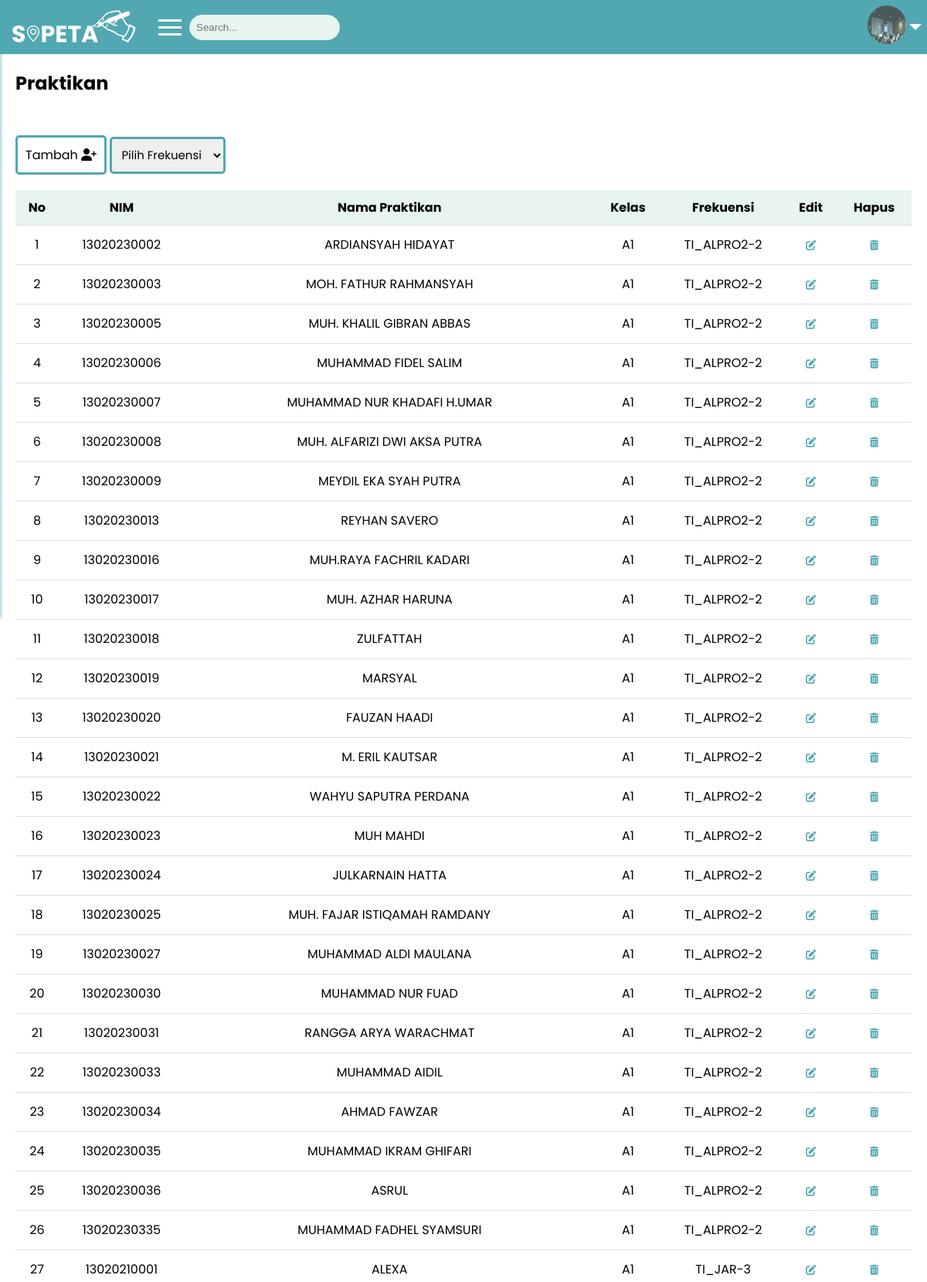
/public/praktikan (signed in, upper part), run on the app's committed database.
### tables this page shows
CREATE TABLE `mst_praktikan` (
  `id_praktikan` int(11) NOT NULL,
  `nim_praktikan` varchar(11) NOT NULL,
  `nama_praktikan` varchar(50) NOT NULL,
  `id_user` int(11) NOT NULL,
  `id_frekuensi` int(11) NOT NULL,
  `jk` enum('Laki-laki','Perempuan') DEFAULT NULL,
  `prodi` enum('Teknik Informatika','Sisitem Informasi') DEFAULT NULL,
  `email` varchar(50) DEFAULT NULL,
  `no_hp` varchar(20) DEFAULT NULL
);

CREATE TABLE `mst_dosen` (
  `id_dosen` int(11) NOT NULL,
  `nip_dosen` varchar(20) NOT NULL,
  `nama_dosen` varchar(50) NOT NULL,
  `id_matkul` int(11) NOT NULL,
  `kelas` char(5) NOT NULL
);

CREATE TABLE `trx_frekuensi` (
  `id_frekuensi` int(11) NOT NULL,
  `nama_frekuensi` varchar(15) NOT NULL,
  `id_dosen` int(11) NOT NULL,
  `id_asisten1` int(11) NOT NULL,
  `id_asisten2` int(11) NOT NULL
);

### app/controllers/Praktikan.php (called while the page is built, shortened)
<?php
class Praktikan extends Controller {
    public function index(){
        $data['judul'] = 'Praktikan';
        try {
        $data['praktikan'] = $this->model('Praktikan_model')->getAllPraktikan();
        } catch (\Throwable $th) {
            echo $th;
        }
        $this->view('praktikan/index', $data);
    }
}

### app/core/App.php (called while the page is built, shortened)
<?php
class App {
    protected $method = 'index';
    protected $params = [];
    public function __construct() {
        $this->controller = new $this->controller;
        call_user_func_array([$this->controller, $this->method], $this->params);
    }
}

### public/index.php (called while the page is built, shortened)
<?php
$app = new App;

### app/core/Database.php (called while the page is built, shortened)
<?php
class Database {
    private $host = DB_HOST;
    private $user = DB_USER;
    private $password = DB_PASS;
    private $dbname = DB_NAME;
    private $dbh;
    private $stmt;
    public function __construct(){
        $dsn = 'mysql:host=' . $this->host . ';dbname=' . $this->dbname;
        $option = [
            PDO::ATTR_PERSISTENT => true,
            PDO::ATTR_ERRMODE => PDO::ERRMODE_EXCEPTION
        ];
        try {
            $this->dbh = new PDO($dsn, $this->user, $this->password, $option);
        } catch (PDOException $e) {
            die($e->getMessage());
        }
    }
    public function query($query){
        $this->stmt = $this->dbh->prepare($query);
    }
    public function bind($param, $value, $type = null){
        if(is_null($type)){
            switch(true){
                case is_int($value) :
                    $type = PDO::PARAM_INT;
                    break;
                case is_null($value) :
                    $type = PDO::PARAM_NULL;
                    break;
            }
        }
        $this->stmt->bindValue($param, $value, $type);
    }
    public function execute(){
        $this->stmt->execute();
    }
    public function resultSet(){
        $this->execute();
        return $this->stmt->fetchAll(PDO::FETCH_ASSOC);
    }
    public function single(){
        $this->execute();
        return $this->stmt->fetch(PDO::FETCH_ASSOC);
    }
}

### app/models/Praktikan_model.php (called while the page is built, shortened)
<?php
class Praktikan_model {
    private $db;
    public function __construct(){
        $this->db = new Database;
    }
    public function getAllPraktikan(){
        try {
            $this->db->query('SELECT mst_praktikan.*, mst_user.*, trx_frekuensi.* FROM  mst_praktikan
            LEFT JOIN mst_user ON mst_praktikan.id_user = mst_user.id_user
            LEFT JOIN trx_frekuensi ON mst_praktikan.id_frekuensi = trx_frekuensi.id_frekuensi');
            return $this->db->resultSet();
        } catch (\Throwable $th) {
            echo 'Error: ' . $th->getMessage();
        }
    }
        public function getFrekuensiById($id_frekuensi) {
            try {
                $this->db->query("SELECT * FROM trx_frekuensi WHERE id_frekuensi = :id_frekuensi");
                $this->db->bind(':id_frekuensi', $id_frekuensi);
                return $this->db->single();
            } catch (\Throwable $th) {
                echo 'Error: ' . $th->getMessage();
            }
        }
        public function getKelasById($kelas) {
            $query = "SELECT kelas FROM mst_dosen WHERE id_dosen = :id_dosen";
            $this->db->query($query);
            $this->db->bind('id_dosen', $kelas);
            return $this->db->single();
        }
}

### app/views/praktikan/index.php (the view, shortened to what this page needs)
<?php if ($_SESSION['role'] == 'Administrator') { ?>
<div class="content">
    <h2 style="margin-top: 70px;">Praktikan</h2>
    <div class="crud-praktikan">
        <a href="#" class="crud tambah-crud" onclick="openTambahModal()">Tambah <i class="fa fa-user-plus"></i></a>
        <select style="width:150px;height:48px;border: 3px solid #51A8B1;border-radius:5px;font-family:poppins;font-size:15px" id="inputFrekuensi" name="id_frekuensi" onchange="filterPraktikanByFrekuensi()">
            <option value="" disabled selected>Pilih Frekuensi</option>
        </select>
    </div>
    <table>
        <thead>
            <tr>
                <th>No</th>
                <th>NIM</th>
                <th>Nama Praktikan</th>
                <th>Kelas</th>
                <th>Frekuensi</th>
                <th>Edit</th>
                <th>Hapus</th>
            </tr>
        </thead>
        <tbody>
        <?php $i = 1; foreach ($data['praktikan'] as $praktikan): ?>
            <tr class="praktikan-row" data-frekuensi="<?= $praktikan['id_frekuensi']; ?>">
                <td><?= $i++?></td>
                <td><?= $praktikan['nim_praktikan']; ?></td>
                <td><?= $praktikan['nama_praktikan']; ?></td>
                <td>
                    <?php
                    $dosen = $this->model('Praktikan_model')->getKelasById($praktikan['id_dosen']);
                    echo $dosen['kelas'];
                    ?>
                </td>
                <td>
                    <?php
                    $dosen = $this->model('Praktikan_model')->getFrekuensiById($praktikan['id_frekuensi']);
                    echo $dosen['nama_frekuensi'];
                    ?>
                </td>
                <td style="position: relative;"><a class="btn-crud" href="<?= BASEURL; ?>/praktikan/edit/<?= $praktikan['id_praktikan']; ?>"><i class="fa fa-pen-to-square"></i> </a></td>
                <td style="position: relative;"><a class="btn-crud"href="<?= BASEURL; ?>/Praktikan/" onclick="hapusPraktikan('<?= $praktikan['id_praktikan']; ?>')"><i class="fa fa-trash-can"></i></a></td>
            </tr>
        <?php endforeach; ?>
        </tbody>
    </table>
</div>
<?php } ?>

### public/css/style.css (style rules this page uses)
body { font-family: poppins; margin: 0; padding: 0; }
input, select { width: 80%; padding: 10px; border: 1px solid #51A8B1; border-radius: 3px; }
a { color: #51A8B1; text-decoration: none; display: block; margin-top: 30px; font-size: 13px; }

### public/css/style2.css (style rules this page uses)
body { margin: 0; font-family: 'Poppins', sans-serif; }
.btn-crud i { position: absolute; top: 50%; left: 50%; transform: translate(-50%, -50%); }
.content { margin-left: 0; padding: 20px; }
.crud { display: inline-block; padding: 10px 10px; font-size: 16px; cursor: pointer; text-align: center; text-decoration: none; outline: none; color: #000000; background-color: #4caf4f00; border: 3px solid #51A8B1; border-radius: 5px; }
table { width: 100%; border-collapse: collapse; margin-top: 20px; }
th, td { padding: 10px; text-align: center; border-bottom: 1px solid #ddd; }
th { background-color: #E7F4EF; color: #000000; text-align: center; }
input[type="text"], select { width: 100%; padding: 8px; box-sizing: border-box; }

### data on the page
mst_praktikan: nim_praktikan "13020230002", nama_praktikan "ARDIANSYAH HIDAYAT", mst_dosen.kelas "A1", id_frekuensi.nama_frekuensi "TI_ALPRO2-2"
mst_praktikan: nim_praktikan "13020230003", nama_praktikan "MOH. FATHUR RAHMANSYAH", mst_dosen.kelas "A1", id_frekuensi.nama_frekuensi "TI_ALPRO2-2"
mst_praktikan: nim_praktikan "13020230005", nama_praktikan "MUH. KHALIL GIBRAN ABBAS", mst_dosen.kelas "A1", id_frekuensi.nama_frekuensi "TI_ALPRO2-2"
mst_praktikan: nim_praktikan "13020230006", nama_praktikan "MUHAMMAD FIDEL SALIM", mst_dosen.kelas "A1", id_frekuensi.nama_frekuensi "TI_ALPRO2-2"
mst_praktikan: nim_praktikan "13020230007", nama_praktikan "MUHAMMAD NUR KHADAFI H.UMAR", mst_dosen.kelas "A1", id_frekuensi.nama_frekuensi "TI_ALPRO2-2"
mst_praktikan: nim_praktikan "13020230008", nama_praktikan "MUH. ALFARIZI DWI AKSA PUTRA", mst_dosen.kelas "A1", id_frekuensi.nama_frekuensi "TI_ALPRO2-2"
mst_praktikan: nim_praktikan "13020230009", nama_praktikan "MEYDIL EKA SYAH PUTRA", mst_dosen.kelas "A1", id_frekuensi.nama_frekuensi "TI_ALPRO2-2"
mst_praktikan: nim_praktikan "13020230013", nama_praktikan "REYHAN SAVERO", mst_dosen.kelas "A1", id_frekuensi.nama_frekuensi "TI_ALPRO2-2"
mst_praktikan: nim_praktikan "13020230016", nama_praktikan "MUH.RAYA FACHRIL KADARI", mst_dosen.kelas "A1", id_frekuensi.nama_frekuensi "TI_ALPRO2-2"
mst_praktikan: nim_praktikan "13020230017", nama_praktikan "MUH. AZHAR HARUNA", mst_dosen.kelas "A1", id_frekuensi.nama_frekuensi "TI_ALPRO2-2"
mst_praktikan: nim_praktikan "13020230018", nama_praktikan "ZULFATTAH", mst_dosen.kelas "A1", id_frekuensi.nama_frekuensi "TI_ALPRO2-2"
mst_praktikan: nim_praktikan "13020230019", nama_praktikan "MARSYAL", mst_dosen.kelas "A1", id_frekuensi.nama_frekuensi "TI_ALPRO2-2"
mst_praktikan: nim_praktikan "13020230020", nama_praktikan "FAUZAN HAADI", mst_dosen.kelas "A1", id_frekuensi.nama_frekuensi "TI_ALPRO2-2"
mst_praktikan: nim_praktikan "13020230021", nama_praktikan "M. ERIL KAUTSAR", mst_dosen.kelas "A1", id_frekuensi.nama_frekuensi "TI_ALPRO2-2"
mst_praktikan: nim_praktikan "13020230022", nama_praktikan "WAHYU SAPUTRA PERDANA", mst_dosen.kelas "A1", id_frekuensi.nama_frekuensi "TI_ALPRO2-2"
mst_praktikan: nim_praktikan "13020230023", nama_praktikan "MUH MAHDI", mst_dosen.kelas "A1", id_frekuensi.nama_frekuensi "TI_ALPRO2-2"
mst_praktikan: nim_praktikan "13020230024", nama_praktikan "JULKARNAIN HATTA", mst_dosen.kelas "A1", id_frekuensi.nama_frekuensi "TI_ALPRO2-2"
mst_praktikan: nim_praktikan "13020230025", nama_praktikan "MUH. FAJAR ISTIQAMAH RAMDANY", mst_dosen.kelas "A1", id_frekuensi.nama_frekuensi "TI_ALPRO2-2"
mst_praktikan: nim_praktikan "13020230027", nama_praktikan "MUHAMMAD ALDI MAULANA", mst_dosen.kelas "A1", id_frekuensi.nama_frekuensi "TI_ALPRO2-2"
mst_praktikan: nim_praktikan "13020230030", nama_praktikan "MUHAMMAD NUR FUAD", mst_dosen.kelas "A1", id_frekuensi.nama_frekuensi "TI_ALPRO2-2"
mst_praktikan: nim_praktikan "13020230031", nama_praktikan "RANGGA ARYA WARACHMAT", mst_dosen.kelas "A1", id_frekuensi.nama_frekuensi "TI_ALPRO2-2"
mst_praktikan: nim_praktikan "13020230033", nama_praktikan "MUHAMMAD AIDIL", mst_dosen.kelas "A1", id_frekuensi.nama_frekuensi "TI_ALPRO2-2"
mst_praktikan: nim_praktikan "13020230034", nama_praktikan "AHMAD FAWZAR", mst_dosen.kelas "A1", id_frekuensi.nama_frekuensi "TI_ALPRO2-2"
mst_praktikan: nim_praktikan "13020230035", nama_praktikan "MUHAMMAD IKRAM GHIFARI", mst_dosen.kelas "A1", id_frekuensi.nama_frekuensi "TI_ALPRO2-2"
mst_praktikan: nim_praktikan "13020230036", nama_praktikan "ASRUL", mst_dosen.kelas "A1", id_frekuensi.nama_frekuensi "TI_ALPRO2-2"
mst_praktikan: nim_praktikan "13020230335", nama_praktikan "MUHAMMAD FADHEL SYAMSURI", mst_dosen.kelas "A1", id_frekuensi.nama_frekuensi "TI_ALPRO2-2"
mst_praktikan: nim_praktikan "13020210001", nama_praktikan "ALEXA", mst_dosen.kelas "A1", id_frekuensi.nama_frekuensi "TI_JAR-3"
